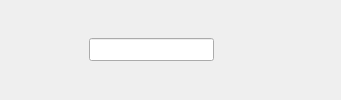
        <widget class="QWidget" name="widget" native="true">
         <layout class="QHBoxLayout" name="horizontalLayout_4">
          <item>
           <widget class="QPushButton" name="menu_Btn">
            <property name="cursor">
             <cursorShape>PointingHandCursor</cursorShape>
            </property>
            <property name="styleSheet">
             <string notr="true">border:none;</string>
            </property>
            <property name="text">
             <string/>
            </property>
            <property name="icon">
             <iconset resource="resource.qrc">
              <normaloff>:/icon/menu.png</normaloff>:/icon/menu.png</iconset>
            </property>
            <property name="iconSize">
             <size>
              <width>25</width>
              <height>25</height>
             </size>
            </property>
            <property name="checkable">
             <bool>true</bool>
            </property>
            <property name="autoExclusive">
             <bool>false</bool>
            </property>
           </widget>
          </item>
          <item>
           <spacer name="horizontalSpacer">
            <property name="orientation">
             <enum>Qt::Horizontal</enum>
            </property>
            <property name="sizeHint" stdset="0">
             <size>
              <width>40</width>
              <height>20</height>
             </size>
            </property>
           </spacer>
          </item>
          <item>
           <layout class="QHBoxLayout" name="horizontalLayout">
            <item>
             <widget class="QLineEdit" name="realTime">
              <property name="font">
               <font>
                <pointsize>10</pointsize>
               </font>
              </property>
              <property name="focusPolicy">
               <enum>Qt::NoFocus</enum>
              </property>
             </widget>
            </item>
            <item>
             <widget class="QPushButton" name="notepad_btn">
              <property name="styleSheet">
               <string notr="true">border:none;</string>
              </property>
              <property name="text">
               <string/>
              </property>
              <property name="icon">
               <iconset resource="resource.qrc">
                <normaloff>:/icon/question_icon.png</normaloff>:/icon/question_icon.png</iconset>
              </property>
              <property name="iconSize">
               <size>
                <width>23</width>
                <height>23</height>
               </size>
              </property>
             </widget>
            </item>
           </layout>
          </item>
          <item>
           <spacer name="horizontalSpacer_2">
            <property name="orientation">
             <enum>Qt::Horizontal</enum>
            </property>
            <property name="sizeHint" stdset="0">
             <size>
              <width>40</width>
              <height>20</height>
             </size>
            </property>
           </spacer>
          </item>
          <item>
           <widget class="QPushButton" name="i_button">
            <property name="styleSheet">
             <string notr="true">border:none;</string>
            </property>
            <property name="text">
             <string/>
            </property>
            <property name="icon">
             <iconset resource="resource.qrc">
              <normaloff>:/icon/information_icon.png</normaloff>:/icon/information_icon.png</iconset>
            </property>
            <property name="iconSize">
             <size>
              <width>23</width>
              <height>23</height>
             </size>
            </property>
           </widget>
          </item>
         </layout>
        </widget>
